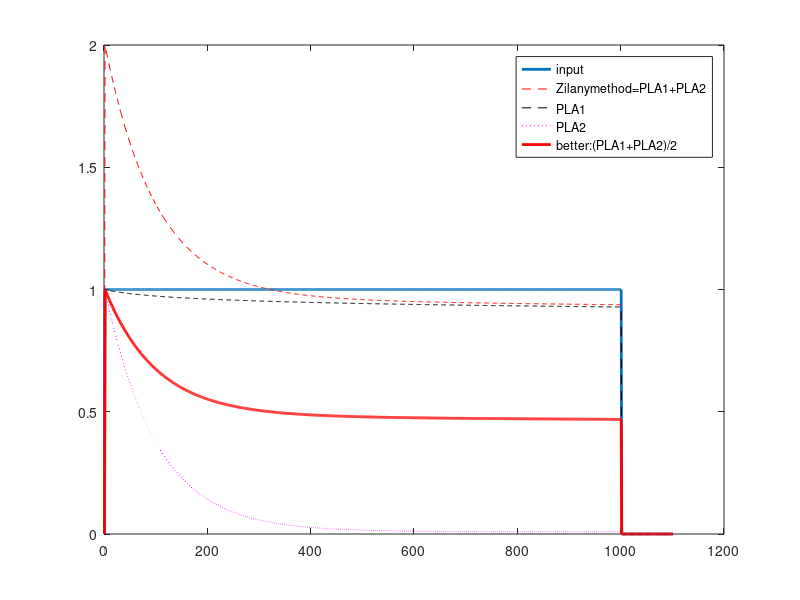

The MATLAB source for this figure:
close all
clear all
FS=10000;
cf=1000;

A=linspace(4000,40,3000);
B=linspace(40,60,300);
%synout=[60*ones(100,1) ; 4000*ones(2000,1) ; A'.*ones(3000,1) ;  B'.*ones(300,1) ; 60*ones(10000,1)];
synout=[0 ; ones(1000,1) ; zeros(100,1)];

sampFreq=100000;
binwidth = 1/sampFreq; %should be new Fs if it is available

%synout=resample(synout,sampFreq,FS);

%alpha1 = 5e-6*100e3; beta1 = 5e-4; I1 = 0;*/ /* older version, 2012 and before */
alpha1 = 2.5e-6*FS; beta1 = 5e-4; I1 = 0; %old rate
alpha2 = 1e-2*FS; beta2 = 1e-1; I2 = 0;        
delaypoint=floor(7500/(cf/1e3));

I1=0; %at time zero the integrator is zero
I2=0;

for n=1:numel(synout)
    disp(num2str(n))
    sout1(n)=synout(n)-alpha1*I1;
        if sout1(n)<0
            sout1(n)=0;
        end
    sout2(n)=synout(n)-alpha2*I2;
        if sout2(n)<0
            sout2(n)=0;
        end
    I1=0; I2=0;
    for k=1:n
       I1=I1+sout1(k)*binwidth/((n-k)*binwidth+beta1); %Drew and Abbott PLA function
       I2=I2+sout2(k)*binwidth/((n-k)*binwidth+beta2); 
    end
        sout(n)=sout1(n)+sout2(n); %((sout1(n)+sout2(n)));
end

figure,plot(synout,'linew',2),hold on,plot(sout,'r--'),plot(sout1,'k--'),plot(sout2,'m:'),plot(sout/2,'r','linew',2)
legend('input','Zilanymethod=PLA1+PLA2','PLA1','PLA2','better:(PLA1+PLA2)/2')

